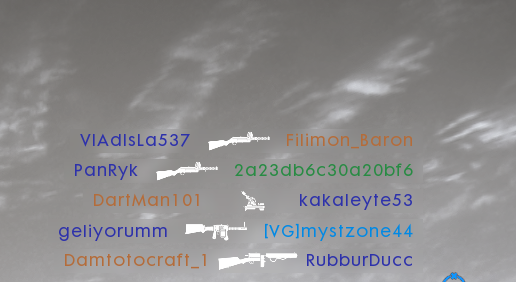
#> input picture testimg.png, 516 x 282 px
$ python -i image_enhance.py   (imports and definitions only)
#> lines starting #> are read from the running program, lines starting #| are printed output that depends on the picture; after the words box and inside, x2 and y2 are one past the last pixel; in counts of white or black regions, pixels touching at a corner belong together
#> further down, picture is the input picture: shape (282, 516, 3); mean B, G, R 140, 139.3, 140.4
import cv2 as cv
import numpy as np
import math

ally_color = (64,118,199)
enemy_color = (189,54,49)
squad_color = (74,155,44)

def get_color_interval_from_rgb(rgb: tuple[int, int, int], threshold = 80) -> tuple:
    r, g, b = rgb
    hsv = cv.cvtColor(np.uint8([[[r, g, b]]]), cv.COLOR_RGB2HSV)[0][0]
    min= np.array([np.clip(int(hsv[0]) - threshold, 0, 180), 110, 100], dtype=np.uint8)
    max = np.array([np.clip(int(hsv[0]) + threshold, 0, 180), 255, 255], dtype=np.uint8)
    return min, max

def create_masks_by_colors(image_hsv, *colors) -> tuple:
    masks = []
    for color in colors:
        lower, upper = get_color_interval_from_rgb(color)
        masks.append(cv.inRange(image_hsv, lower, upper))
    return tuple(masks)


def enhance_image(image_array, target_height = 100):

#> called with target_height = 100
    height, width = image_array.shape[:2]
#> height = 282; width = 516
    ratio = target_height / height
#> ratio = 0.355
    image_array = cv.resize(image_array, (math.trunc(ratio * width), math.trunc(ratio * height)), interpolation = cv.INTER_CUBIC)
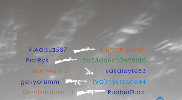
#> image_array: shape (100, 182, 3); mean of channels 0, 1, 2 140, 139.4, 140.6; drawn as B, G, R

    image_hsv = cv.cvtColor(image_array, cv.COLOR_BGR2HSV)
#> image_hsv: shape (100, 182, 3); mean H, S, V 41.5, 11.1, 143.7

    masks = create_masks_by_colors(image_hsv, ally_color, enemy_color, squad_color)
#> after the loop in create_masks_by_colors, `for color in colors:`: masks = 3 items

    mask = cv.bitwise_not(cv.bitwise_or(*masks))
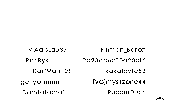
#> mask: shape (100, 182); 97.4% white; black in thin lines or dots, all inside (x1, y1, x2, y2) = (21, 48, 164, 100)
    white_background = np.full_like(image_hsv, 255)
    result = cv.bitwise_and(white_background, white_background, mask = mask)
#> white_background: shape (100, 182, 3); every value is 255

    return result, mask

>>> import cv2
>>> picture = cv2.imread('../testimg.png')
>>> result = enhance_image(picture)
